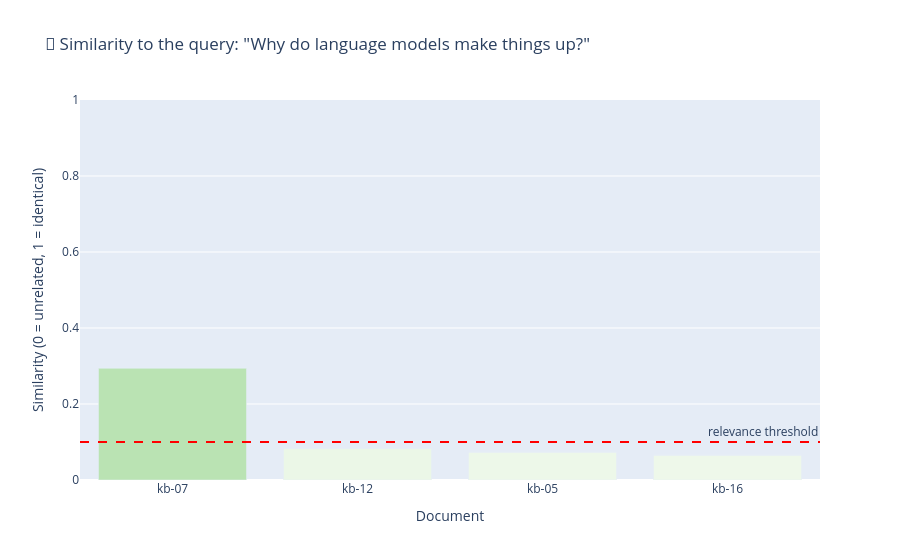

The notebook cell this image was saved under:
### Markdown cell above
### 🔎 Step 3: Retrieval = Nearest-Neighbour Search

To answer a question we embed the *question* with the same recipe, and find the documents
whose vectors point in the most similar direction (**cosine similarity**, 0 = unrelated,
1 = identical).

That is the entire retriever. Seven lines.

### Code cell
RELEVANCE_THRESHOLD = 0.10          # below this, we treat the hit as "nothing relevant"


def retrieve(query, top_k=3):
    """Return the top_k documents most similar to the query."""
    query_vector = VECTORIZER.transform([query])
    scores = cosine_similarity(query_vector, DOC_VECTORS)[0]
    ranking = np.argsort(scores)[::-1][:top_k]
    return [dict(KB[i], score=float(scores[i])) for i in ranking]


question = "Why do language models make things up?"
hits = retrieve(question, top_k=4)

print(f"❓ {question}\n")
for hit in hits:
    print(f"   {hit['score']:.2f}  {hit['id']}  ({hit['source']})")
    print(f"         {textwrap.shorten(hit['text'], 88)}\n")

plot_retrieval_scores(question, hits, threshold=RELEVANCE_THRESHOLD)

### Figure 1 — Plotly figure (JSON) as saved in the notebook; plotly's stock layout.template omitted (floating-point values rounded to 4 significant figures)
{"data": [{"alignmentgroup": "True", "hovertemplate": "Document=%{x}<br>Similarity (0 = unrelated, 1 = identical)=%{y}<br>color=%{marker.color}<extra></extra>", "legendgroup": "", "marker": {"color": [0.2939, 0.08237, 0.07256, 0.06462], "coloraxis": "coloraxis", "pattern": {"shape": ""}}, "name": "", "offsetgroup": "", "orientation": "v", "showlegend": false, "textposition": "auto", "type": "bar", "x": ["kb-07", "kb-12", "kb-05", "kb-16"], "xaxis": "x", "y": [0.2939, 0.08237, 0.07256, 0.06462], "yaxis": "y"}], "layout": {"annotations": [{"showarrow": false, "text": "relevance threshold", "x": 1, "xanchor": "right", "xref": "x domain", "y": 0.1, "yanchor": "bottom", "yref": "y"}], "barmode": "relative", "coloraxis": {"cmax": 1, "cmin": 0, "colorbar": {"title": {"text": "color"}}, "colorscale": [[0, "rgb(247,252,245)"], [0.125, "rgb(229,245,224)"], [0.25, "rgb(199,233,192)"], [0.375, "rgb(161,217,155)"], [0.5, "rgb(116,196,118)"], [0.625, "rgb(65,171,93)"], [0.75, "rgb(35,139,69)"], [0.875, "rgb(0,109,44)"], [1, "rgb(0,68,27)"]], "showscale": false}, "legend": {"tracegroupgap": 0}, "shapes": [{"line": {"color": "red", "dash": "dash"}, "type": "line", "x0": 0, "x1": 1, "xref": "x domain", "y0": 0.1, "y1": 0.1, "yref": "y"}], "title": {"text": "🔎 Similarity to the query: \"Why do language models make things up?\""}, "xaxis": {"anchor": "y", "domain": [0, 1], "title": {"text": "Document"}}, "yaxis": {"anchor": "x", "domain": [0, 1], "range": [0, 1], "title": {"text": "Similarity (0 = unrelated, 1 = identical)"}}}}
